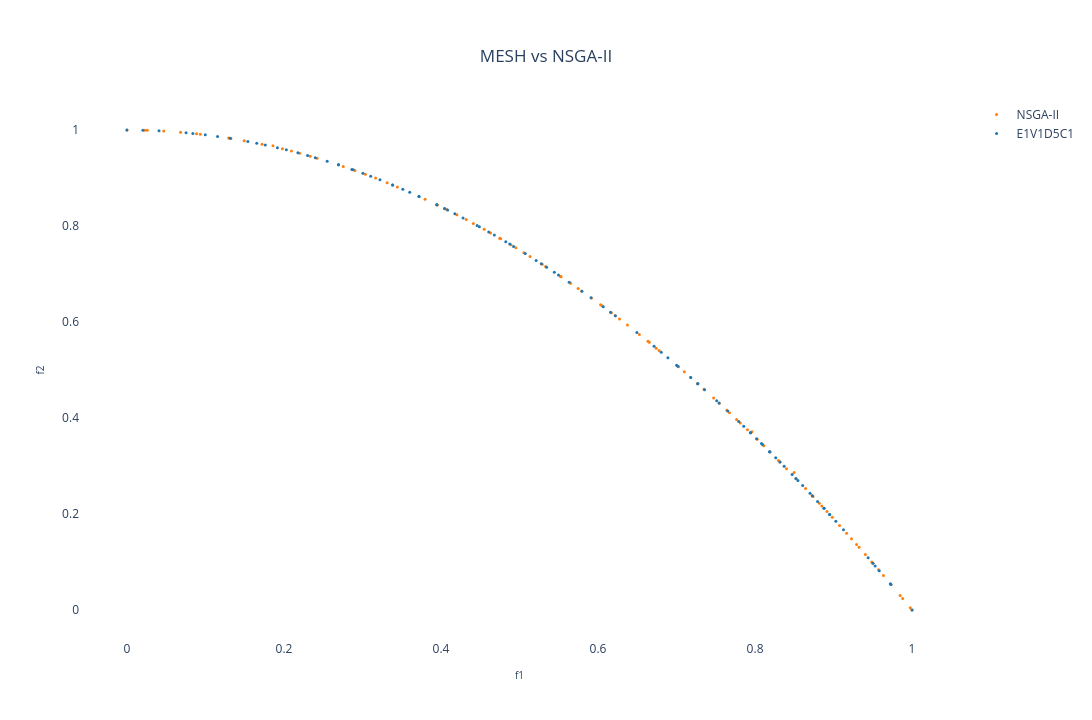

The cell this chart's notebook holds for it:
### Markdown cell above
### MESH vs Pymoo 2D:

### Code cell
# Creating a subplot
fig = go.Figure()

fig.add_trace(go.Scatter(x=res.F[:,0], 
               y=res.F[:,1],
               mode='markers', marker=dict(size=3, color=solid_colors[-1]),
               name="NSGA-II")
               )

add_MESH = True
if(add_MESH):
    for i in range(num_dataset):
        fig.add_trace(pareto_front[i])

# Setting layout
fig.update_layout(
    showlegend=True,
    xaxis=dict(title=dict(text='f1', font=dict(size=10))),
    yaxis=dict(title=dict(text='f2', font=dict(size=10))),
    title=dict(
        text='MESH vs NSGA-II',
        x=0.5,  # Centering the title
        xanchor='center',
        yanchor='top'
    ),
    #margin=dict(l=0, r=0, b=0, t=0), # Rearrange the margin
    width=1520,   # Figure width (pixels)
    height=720,  # Figure height (pixels)
    paper_bgcolor="white",
    plot_bgcolor='white'
)

# Showing the figure
fig.show()
